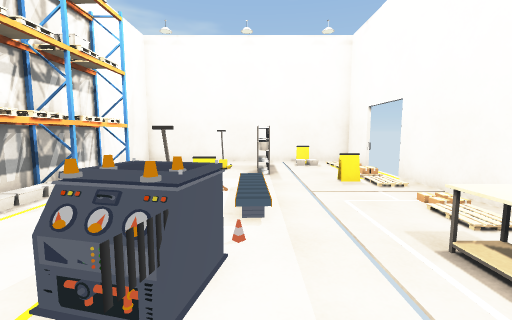
[1] (above)

12 first-person views from a walk through a 3-D level made in the Unity game engine. The camera is 1.5 m above the floor, tilts 6° down and sees 90° across. Doors are open. The floor is counted in squares, 1 m on a side. Each view is taken from the middle of a square. On the plan, view 1 faces up. The plan holds only what a view shows up to about 13 squares ahead; the rest is blank. The player character is not drawn. Some surface patterns are stand-ins.

[2]
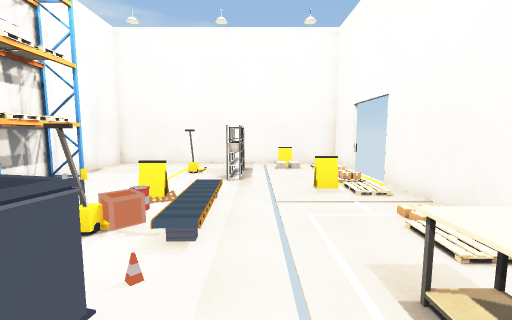

[3]
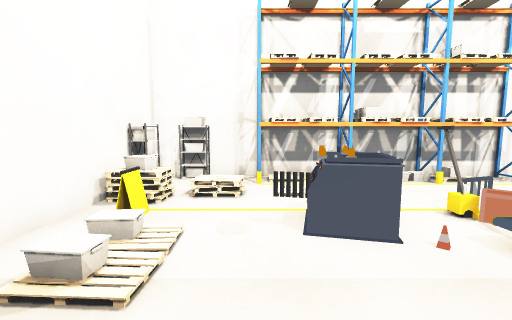

[4]
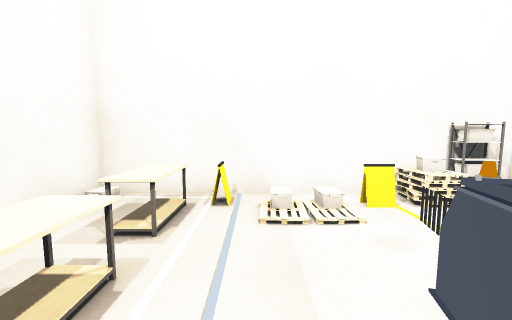

[5]
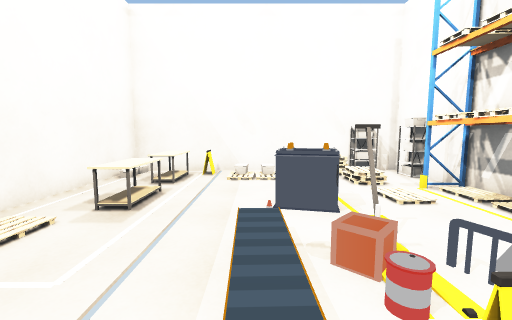

[6]
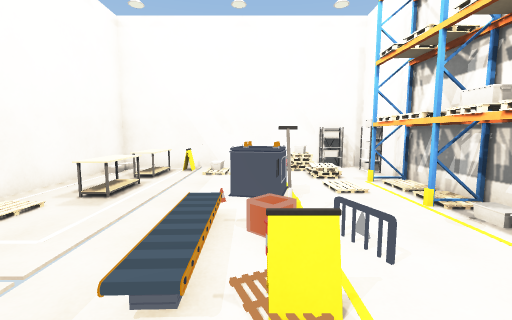

[7]
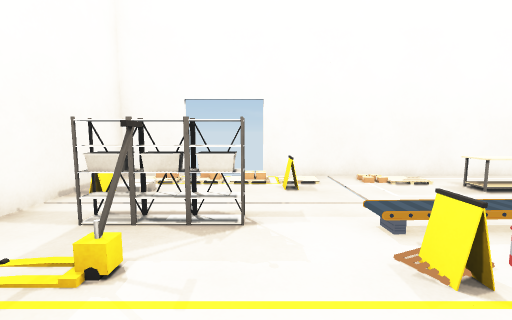

[8]
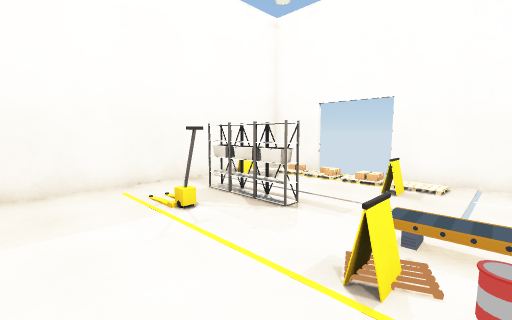

[9]
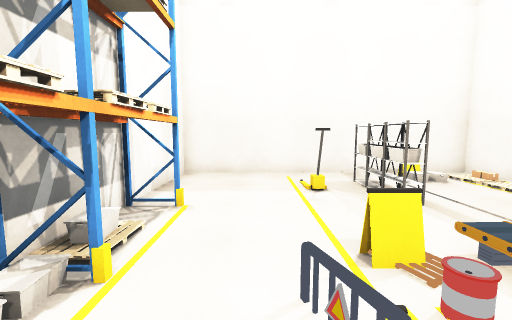

[10]
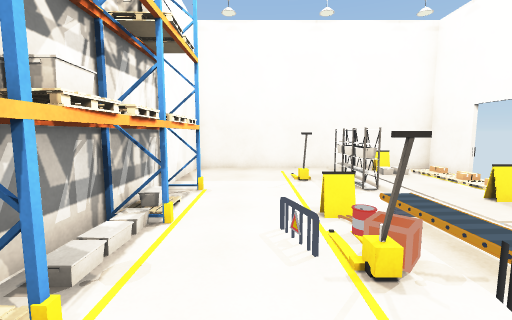

[11]
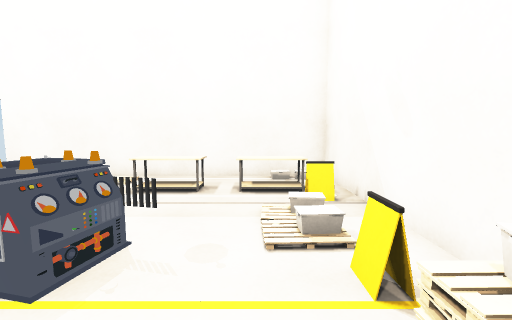

[12]
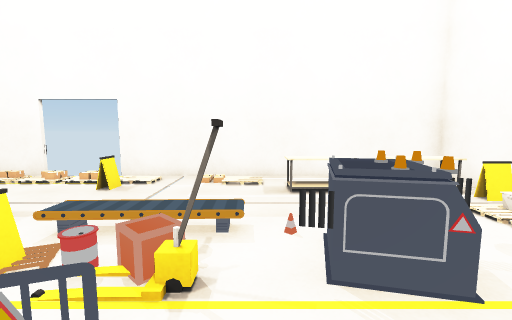

### Floor plan
Key: @ floor where view 1 was taken; # wall or solid block; . floor; / step, stairs or slope; D open door; = window, fence, low wall or low ledge; O other object.
Columns run from 6 left of view 1 to 5 right of it. Each row starts with its distance up from view 1.
 14 ############
 13 #.......O=.#
 12 #.....OO//OO
 11 #.....O.../D
 10 #....OOO../D
  9 #O....O.../
  8 #........O.#
  7 #O..OO/....#
  6 #O..O//.../#
  5 ##..///.../#
  4 #O..O./....#
  3 #...OOO..O.#
  2 O...OO...O.#
  1 #O.........#
  0 #..O..@..O.#
 -1 #OOOO./.OO.#
 -2 #OOO##.##..#
 -3 ############

Where each view was taken, in squares from view 1:
view 1: 0 up, 0 right, facing up
view 2: 1 up, 1 right, facing up
view 3: 1 up, 3 right, facing left
view 4: 4 up, 1 right, facing down
view 5: 8 up, 0 right, facing down
view 6: 9 up, 1 left, facing down
view 7: 9 up, 4 left, facing right
view 8: 6 up, 4 left, facing up-right
view 9: 4 up, 3 left, facing up
view 10: 2 up, 3 left, facing up
view 11: 0 up, 4 left, facing right
view 12: 4 up, 4 left, facing right
